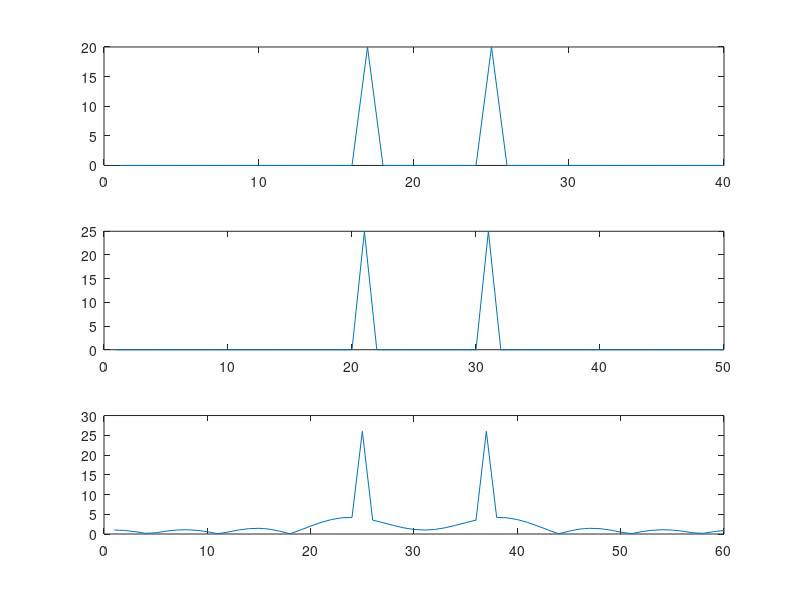

MATLAB code for this plot:
len=50;
n=(0:1:len);
fc=100;
Ts=0.004;
fsmin=200;
x=cos(2*pi*fc*Ts*n);
subplot(3,1,1);
plot(abs(fft(x,len-10)));
subplot(3,1,2);
plot(abs(fft(x,len)));
subplot(3,1,3);
plot(abs(fft(x,len+10)));
